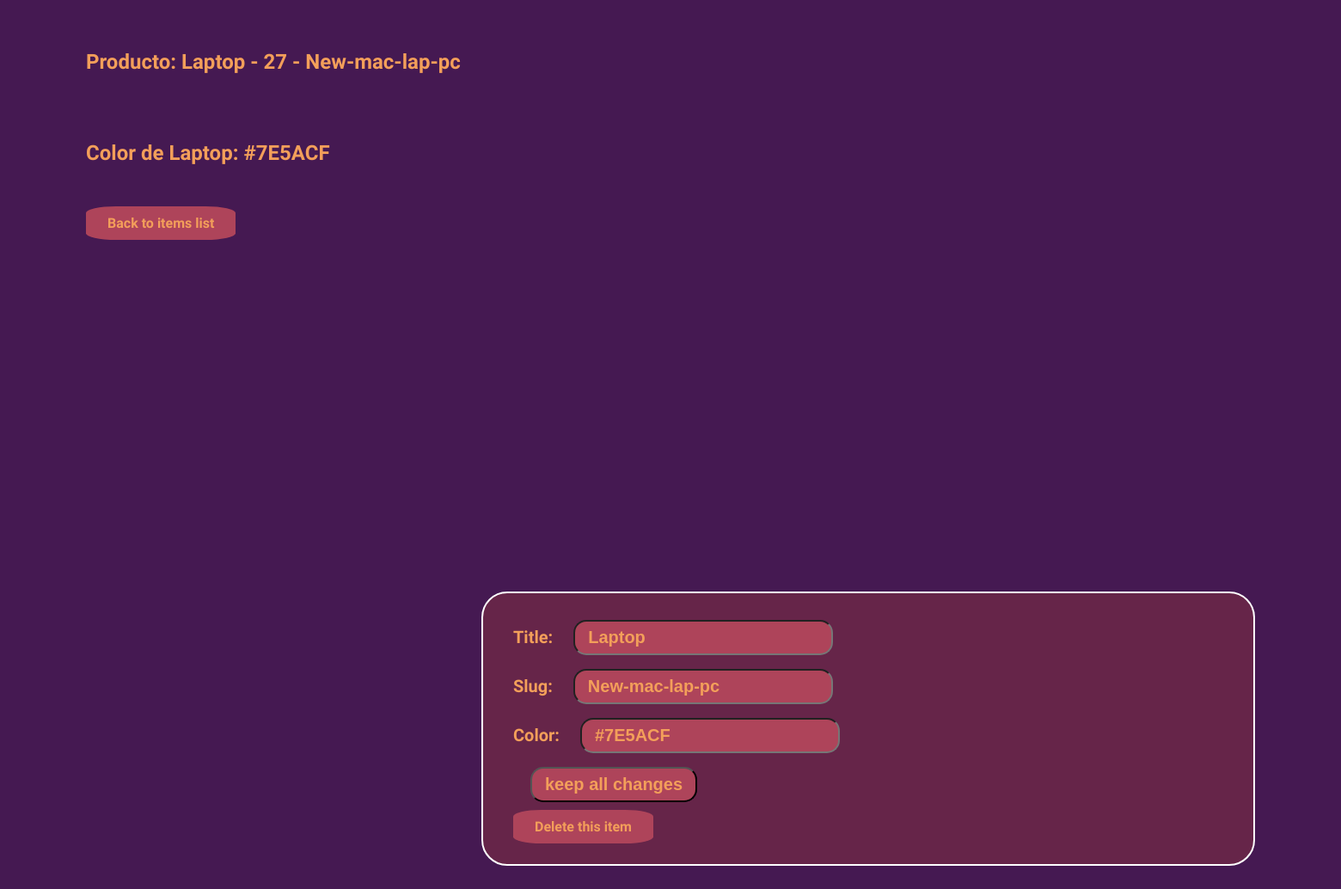
The page /update/New-mac-lap-pc/ (signed in) on the database its author committed.
### model_products/models.py (models this page shows, shortened)
class Product(models.Model):
    user = models.ForeignKey(User, blank=True, null=True, on_delete=models.SET_NULL)
    title = models.CharField(max_length=60)
    slug = models.SlugField(unique=True)
    color = ColorField(default='#FF0000')
    created = models.DateTimeField(auto_now_add=True)
    def get_delete_url(self):
        return f'/update/{self.slug}/delete/'

### model_products/views.py (the view, shortened to what this page needs)
# urls.py: path('update/<slug:slug>/',UpdateProduct.as_view()),
class UpdateProduct(UpdateView):
    form_class = SecModelForm
    template_name = 'pages/detail.html'
    def get_queryset(self):
        return Product.objects.filter(user=self.request.user)

### model_products/forms.py
class SecModelForm(forms.ModelForm):
    class Meta:
        model = Product
        fields = [
            'title',
            'slug',
            'color'
        ]

### model_products/templates/pages/detail.html (shortened to what this page needs)
{% load static %}
<!DOCTYPE html>
<html lang="en">
<head>
</head>
<body>
    <div class='container'>
        <br><br>
        <h2>Producto: {{object.title}} - {{object.id}} - {{object.slug}} </h2>
        <br><br>
        <h2>Color de {{object.title}}: {{object.color}}</h2>
        <br><br>
        <a href='/my-products/'>Back to items list</a>
        <br><br>
    </div>
    <nav>
    {% if form %}
        {% include 'pages/forms.html' with form=form delete_url=object.get_delete_url  %}
    {% endif %}
    </nav>
</body>
</html>

### model_products/templates/pages/forms.html (shortened to what this page needs)
{% load static %}
<!DOCTYPE html>
<html lang="en">
<head>
</head>
<body>
    <form method="POST" action='.'>
        {{ form.as_p }}
        <input type='submit' value='keep all changes'><br><br>
        {% if delete_url %}
            <a href='{{delete_url}}'>Delete this item</a> <br><br>
        {% endif %}
    </form>
</body>
</html>

### model_products/templates/pages/detail.html (style rules this page uses)
*,*:before,*:after { box-sizing: border-box; }
body,html { height: 100%; }
.container { margin: 0 100px; }
a { text-decoration: none; background-color: rgb(174, 68, 90); color: rgb(243, 159, 90); font-weight: bold; border-radius: 20%; padding: 10px 25px; }

### rows shown on the page
Product: title "Laptop", id "27", slug "New-mac-lap-pc", color "#7E5ACF"
